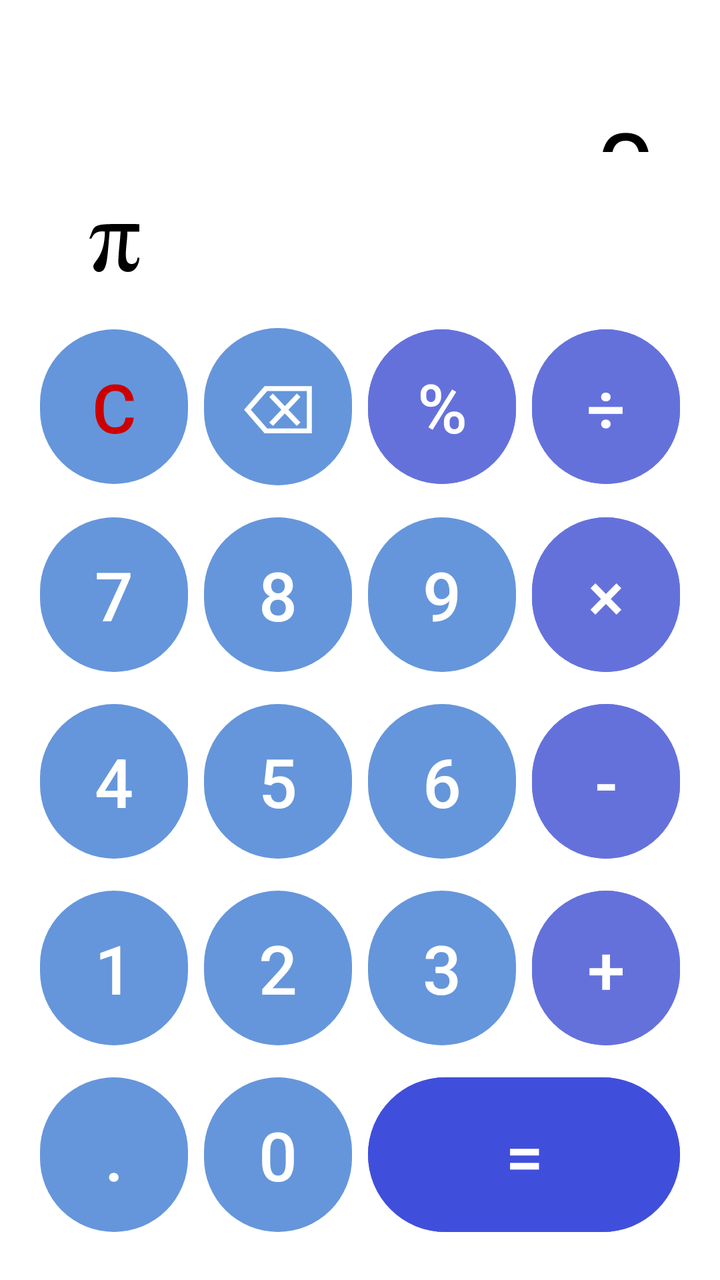
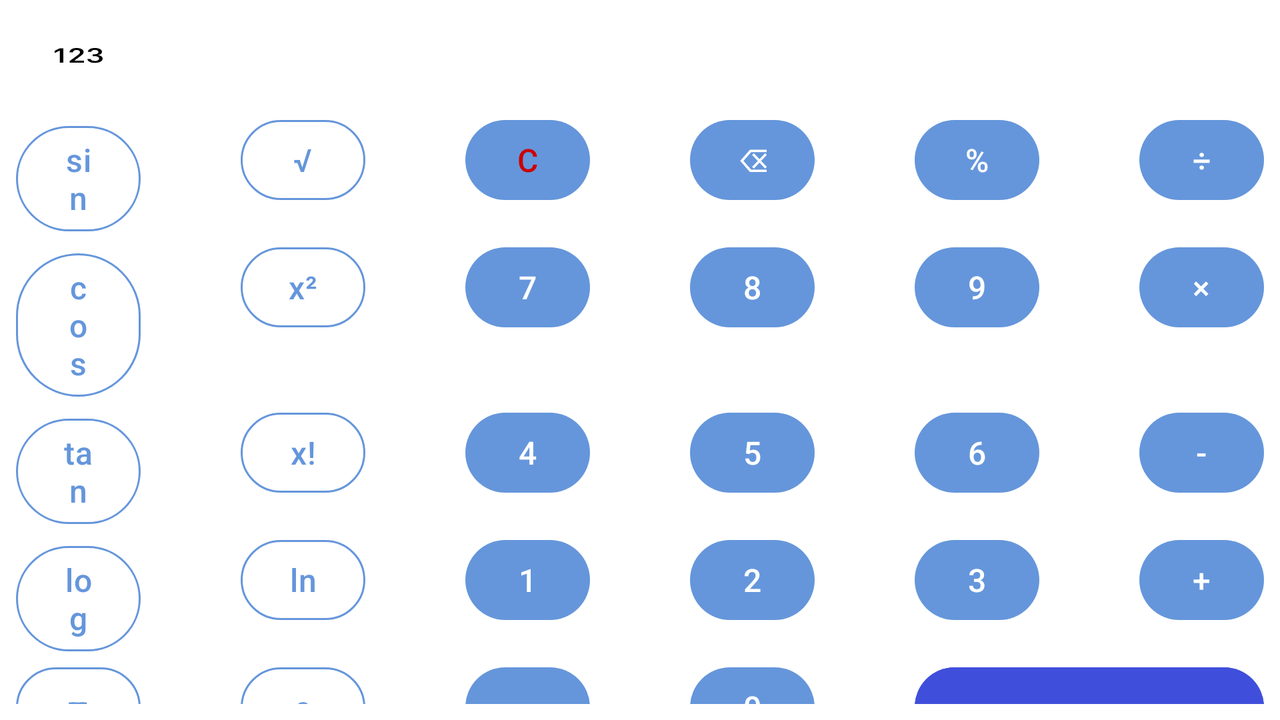

Two renders of one Android screen. The first uses the default layout on a phone; the second uses the alternative layout the repository ships for a different screen configuration, on a matching device. The two XML files are below.
<!-- AndroidManifest.xml: application theme Theme.Hub -->
<!-- res/layout/activity_calculator.xml -->
<?xml version="1.0" encoding="utf-8"?>
<androidx.constraintlayout.widget.ConstraintLayout xmlns:android="http://schemas.android.com/apk/res/android"
    xmlns:app="http://schemas.android.com/apk/res-auto"
    android:layout_width="match_parent"
    android:layout_height="match_parent"
    android:padding="16dp">

    
    <LinearLayout
        android:id="@+id/display"
        android:layout_width="match_parent"
        android:layout_height="0dp"
        android:gravity="end"
        android:orientation="vertical"
        android:padding="16dp"
        app:layout_constraintBottom_toTopOf="@id/grid_buttons"
        app:layout_constraintEnd_toEndOf="parent"
        app:layout_constraintStart_toStartOf="parent"
        app:layout_constraintTop_toTopOf="parent"
        app:layout_constraintVertical_weight="1">

        <TextView
            android:id="@+id/tv_display"
            android:layout_width="wrap_content"
            android:layout_height="wrap_content"
            android:layout_marginTop="16dp"
            android:text="0"
            android:textColor="@color/text_display"
            android:textSize="54sp" />


        <TextView
            android:id="@+id/tv_operation"
            android:layout_width="wrap_content"
            android:layout_height="wrap_content"
            android:padding="2dp"
            android:textColor="@color/text_operation"
            android:textSize="44sp"/>

    </LinearLayout>

    
    <GridLayout
        android:id="@+id/grid_buttons"
        android:layout_width="0dp"
        android:layout_height="wrap_content"
        android:alignmentMode="alignMargins"
        android:columnCount="4"
        android:rowCount="6"
        android:useDefaultMargins="true"
        app:layout_constraintBottom_toBottomOf="parent"
        app:layout_constraintEnd_toEndOf="parent"
        app:layout_constraintStart_toStartOf="parent">

        <ImageButton
            android:id="@+id/btn_toggle"
            android:layout_width="0dp"
            android:layout_columnWeight="1"
            android:padding="16dp"
            android:src="@drawable/ic_toggle"
            android:background="?android:attr/selectableItemBackgroundBorderless" />

        <Space
            android:layout_columnSpan="3"
            android:layout_columnWeight="3"
            android:layout_gravity="fill" />

        
        <Button
            android:id="@+id/btn_clear"
            android:layout_width="0dp"
            android:layout_columnWeight="1"
            android:padding="16dp"
            android:text="C"
            android:textColor="@android:color/holo_red_dark"
            android:textSize="34sp" />

        <Button
            android:id="@+id/btn_backspace"
            android:layout_width="0dp"
            android:layout_columnWeight="1"
            android:padding="16dp"
            android:text="⌫"
            android:textColor="@color/text_button"
            android:textSize="34sp" />

        <Button
            android:id="@+id/btn_percent"
            android:layout_width="0dp"
            android:layout_columnWeight="1"
            android:backgroundTint="@color/operation_color"
            android:padding="16dp"
            android:text="%"
            android:textColor="@color/text_button"
            android:textSize="34sp" />

        <Button
            android:id="@+id/btn_divide"
            android:layout_width="0dp"
            android:layout_columnWeight="1"
            android:backgroundTint="@color/operation_color"
            android:padding="16dp"
            android:text="÷"
            android:textColor="@color/text_button"
            android:textSize="34sp" />

        
        <Button
            android:id="@+id/btn7"
            android:layout_width="0dp"
            android:layout_columnWeight="1"
            android:padding="16dp"
            android:text="7"
            android:textColor="@color/text_button"
            android:textSize="34sp" />

        <Button
            android:id="@+id/btn8"
            android:layout_width="0dp"
            android:layout_columnWeight="1"
            android:padding="16dp"
            android:text="8"
            android:textColor="@color/text_button"
            android:textSize="34sp" />

        <Button
            android:id="@+id/btn9"
            android:layout_width="0dp"
            android:layout_columnWeight="1"
            android:padding="16dp"
            android:text="9"
            android:textColor="@color/text_button"
            android:textSize="34sp" />

        <Button
            android:id="@+id/btn_multiply"
            android:layout_width="0dp"
            android:layout_columnWeight="1"
            android:backgroundTint="@color/operation_color"
            android:padding="16dp"
            android:text="×"
            android:textColor="@color/text_button"
            android:textSize="34sp" />

        
        <Button
            android:id="@+id/btn4"
            android:layout_width="0dp"
            android:layout_columnWeight="1"
            android:padding="16dp"
            android:text="4"
            android:textColor="@color/text_button"
            android:textSize="34sp" />

        <Button
            android:id="@+id/btn5"
            android:layout_width="0dp"
            android:layout_columnWeight="1"
            android:padding="16dp"
            android:text="5"
            android:textColor="@color/text_button"
            android:textSize="34sp" />

        <Button
            android:id="@+id/btn6"
            android:layout_width="0dp"
            android:layout_columnWeight="1"
            android:padding="16dp"
            android:text="6"
            android:textColor="@color/text_button"
            android:textSize="34sp" />

        <Button
            android:id="@+id/btn_subtract"
            android:layout_width="0dp"
            android:layout_columnWeight="1"
            android:backgroundTint="@color/operation_color"
            android:padding="16dp"
            android:text="-"
            android:textColor="@color/text_button"
            android:textSize="34sp" />

        
        <Button
            android:id="@+id/btn1"
            android:layout_width="0dp"
            android:layout_columnWeight="1"
            android:padding="16dp"
            android:text="1"
            android:textColor="@color/text_button"
            android:textSize="34sp" />

        <Button
            android:id="@+id/btn2"
            android:layout_width="0dp"
            android:layout_columnWeight="1"
            android:padding="16dp"
            android:text="2"
            android:textColor="@color/text_button"
            android:textSize="34sp" />

        <Button
            android:id="@+id/btn3"
            android:layout_width="0dp"
            android:layout_columnWeight="1"
            android:padding="16dp"
            android:text="3"
            android:textColor="@color/text_button"
            android:textSize="34sp" />

        <Button
            android:id="@+id/btn_sum"
            android:layout_width="0dp"
            android:layout_columnWeight="1"
            android:backgroundTint="@color/operation_color"
            android:padding="16dp"
            android:text="+"
            android:textColor="@color/text_button"
            android:textSize="34sp" />

        

        <Button
            android:id="@+id/btn_dot"
            android:layout_width="0dp"
            android:layout_columnWeight="1"
            android:padding="16dp"
            android:text="."
            android:textColor="@color/text_button"
            android:textSize="34sp" />

        <Button
            android:id="@+id/btn0"
            android:layout_width="0dp"
            android:layout_columnWeight="1"
            android:padding="16dp"
            android:text="0"
            android:textColor="@color/text_button"
            android:textSize="34sp" />

        <Button
            android:id="@+id/btn_equals"
            android:layout_width="0dp"
            android:layout_columnWeight="2"
            android:layout_columnSpan="2"
            android:backgroundTint="@color/equal"
            android:padding="16dp"
            android:text="="
            android:textColor="@color/text_button"
            android:textSize="34sp" />
    </GridLayout>
</androidx.constraintlayout.widget.ConstraintLayout>
<!-- resources referenced by this layout -->
<resources>
  <color name="equal">#404FDB</color>
  <color name="operation_color">#6571DB</color>
  <color name="text_button">#FFFFFF</color>
  <color name="text_display">#000000</color>
  <color name="text_operation">#757575</color>
  <!-- drawable ic_toggle (drawable) -->
  <vector xmlns:android="http://schemas.android.com/apk/res/android" android:height="24dp" android:viewportHeight="494.37" android:viewportWidth="512" android:width="24.855877dp">
  
      <path android:fillColor="@color/toggle_color" android:fillType="nonZero" android:pathData="m0,150.27 l18.66,1.39C38,129.78 45.6,65.06 159.61,77.72 155.47,355.03 33.86,384.28 41.46,441.17c2.76,32.24 28.33,52.05 55.96,53.2 87.3,-2.99 83.38,-120.68 110.56,-417.34H320.6c-5.98,104.57 -22.34,209.13 -24.18,311.63 1.38,68.17 42.84,104.56 97.43,105.02 89.82,3 118.15,-101.8 118.15,-146.48h-19.35c-1.84,36.85 -19.57,63.34 -57.35,64.95 -102.95,1.38 -46.29,-181.03 -45.6,-333.74l122.3,0.7 -0.69,-78.08C2.98,-1.44 67.5,-11.4 0,150.27z"/>
  
  </vector>
  <style name="Theme.Hub" parent="Theme.Material3.DayNight.NoActionBar">
  
          
          <item name="colorPrimary">@color/blue_primary</item>
          <item name="colorOnPrimary">@color/white</item>
  
          
          <item name="android:colorBackground">@color/white</item>
          <item name="colorSurface">@color/gray_surface</item>
          <item name="colorOnSurface">@color/black</item>
  
          
          <item name="materialButtonOutlinedStyle">@style/Widget.App.Button.Outlined</item>
      </style>
  <color name="toggle_color">#000000</color>
  <color name="blue_primary">#6596DB</color>
  <color name="white">#FFFFFF</color>
  <color name="gray_surface">#F5F5F5</color>
  <color name="black">#000000</color>
  <style name="Widget.App.Button.Outlined" parent="Widget.Material3.Button.OutlinedButton">
          <item name="strokeColor">@color/blue_primary</item>
          <item name="android:textColor">@color/blue_primary</item>
      </style>
</resources>
<!-- res/layout-land/activity_calculator.xml (the repository's variant of the layout above) -->
<!-- drawn on the phone turned sideways -->
<?xml version="1.0" encoding="utf-8"?>
<androidx.constraintlayout.widget.ConstraintLayout
    xmlns:android="http://schemas.android.com/apk/res/android"
    xmlns:app="http://schemas.android.com/apk/res-auto"
    android:layout_width="match_parent"
    android:layout_height="match_parent"
    android:padding="8dp">

    <LinearLayout
        android:id="@+id/display"
        android:layout_width="match_parent"
        android:layout_height="0dp"
        android:gravity="end|center_vertical"
        android:orientation="vertical"
        android:padding="0dp"
        app:layout_constraintBottom_toTopOf="@id/grid_buttons"
        app:layout_constraintEnd_toEndOf="parent"
        app:layout_constraintStart_toStartOf="parent"
        app:layout_constraintTop_toTopOf="parent"
        app:layout_constraintVertical_weight="1">

        <TextView
            android:id="@+id/tv_display"
            android:layout_width="wrap_content"
            android:layout_height="wrap_content"
            android:text="0"
            android:textColor="@android:color/black"
            android:textSize="34sp" />

        <TextView
            android:id="@+id/tv_operation"
            android:layout_width="wrap_content"
            android:layout_height="wrap_content"
            android:layout_marginBottom="10dp"
            android:padding="2dp"
            android:textColor="@android:color/darker_gray"
            android:textSize="20sp" />
    </LinearLayout>

    <GridLayout
        android:id="@+id/grid_buttons"
        android:layout_width="0dp"
        android:layout_height="wrap_content"
        android:alignmentMode="alignMargins"
        android:columnCount="6"
        android:rowCount="6"
        android:useDefaultMargins="false"
        app:layout_constraintBottom_toBottomOf="parent"
        app:layout_constraintEnd_toEndOf="parent"
        app:layout_constraintStart_toStartOf="parent">

        <ImageButton
            android:id="@+id/btn_toggle"
            style="?attr/materialButtonOutlinedStyle"
            android:layout_width="0dp"
            android:layout_columnWeight="1"
            android:layout_marginEnd="50dp"
            android:src="@drawable/ic_toggle"
            android:background="?android:attr/selectableItemBackgroundBorderless" />

        <Space
            android:layout_columnSpan="5"
            android:layout_columnWeight="5"
            android:layout_gravity="fill" />

        
        <Button
            android:id="@+id/btn_sin"
            style="?attr/materialButtonOutlinedStyle"
            android:layout_width="0dp"
            android:layout_columnWeight="1"
            android:layout_marginEnd="50dp"
            android:text="@string/sin"
            android:textSize="16sp" />

        <Button
            android:id="@+id/btn_sqrroot"
            style="?attr/materialButtonOutlinedStyle"
            android:layout_width="0dp"
            android:layout_columnWeight="1"
            android:layout_marginEnd="50dp"
            android:text="√"
            android:textSize="16sp" />

        <Button
            android:id="@+id/btn_clear"
            android:layout_width="0dp"
            android:layout_columnWeight="1"
            android:layout_marginEnd="50dp"
            android:textColor="@android:color/holo_red_dark"
            android:text="C"
            android:textSize="16sp" />

        <Button
            android:id="@+id/btn_backspace"
            android:layout_width="0dp"
            android:layout_columnWeight="1"
            android:layout_marginEnd="50dp"
            android:text="⌫"
            android:textSize="16sp" />
        <Button
            android:id="@+id/btn_percent"
            android:layout_width="0dp"
            android:layout_columnWeight="1"
            android:layout_marginEnd="50dp"
            android:text="%"
            android:textSize="16sp" />

        <Button
            android:id="@+id/btn_divide"
            android:layout_width="0dp"
            android:layout_columnWeight="1"
            android:text="÷"
            android:textSize="16sp" />

        
        <Button
            android:id="@+id/btn_cos"
            style="?attr/materialButtonOutlinedStyle"
            android:layout_width="0dp"
            android:layout_columnWeight="1"
            android:layout_marginEnd="50dp"
            android:text="cos"
            android:textSize="16sp" />

        <Button
            android:id="@+id/btn_pow"
            style="?attr/materialButtonOutlinedStyle"
            android:layout_width="0dp"
            android:layout_columnWeight="1"
            android:layout_marginEnd="50dp"
            android:text="x²"
            android:textSize="16sp" />

        <Button
            android:id="@+id/btn7"
            android:layout_width="0dp"
            android:layout_columnWeight="1"
            android:layout_marginEnd="50dp"
            android:text="7"
            android:textSize="16sp" />

        <Button
            android:id="@+id/btn8"
            android:layout_width="0dp"
            android:layout_columnWeight="1"
            android:layout_marginEnd="50dp"
            android:text="8"
            android:textSize="16sp" />

        <Button
            android:id="@+id/btn9"
            android:layout_width="0dp"
            android:layout_columnWeight="1"
            android:layout_marginEnd="50dp"
            android:text="9"
            android:textSize="16sp" />

        <Button
            android:id="@+id/btn_multiply"
            android:layout_width="0dp"
            android:layout_columnWeight="1"
            android:text="×"
            android:textSize="16sp" />

        
        <Button
            android:id="@+id/btn_tan"
            style="?attr/materialButtonOutlinedStyle"
            android:layout_width="0dp"
            android:layout_columnWeight="1"
            android:layout_marginEnd="50dp"
            android:text="tan"
            android:textSize="16sp" />

        <Button
            android:id="@+id/btn_fac"
            style="?attr/materialButtonOutlinedStyle"
            android:layout_width="0dp"
            android:layout_columnWeight="1"
            android:layout_marginEnd="50dp"
            android:text="x!"
            android:textSize="16sp" />

        <Button
            android:id="@+id/btn4"
            android:layout_width="0dp"
            android:layout_columnWeight="1"
            android:layout_marginEnd="50dp"
            android:text="4"
            android:textSize="16sp" />

        <Button
            android:id="@+id/btn5"
            android:layout_width="0dp"
            android:layout_columnWeight="1"
            android:layout_marginEnd="50dp"
            android:text="5"
            android:textSize="16sp" />

        <Button
            android:id="@+id/btn6"
            android:layout_width="0dp"
            android:layout_columnWeight="1"
            android:layout_marginEnd="50dp"
            android:text="6"
            android:textSize="16sp" />

        <Button
            android:id="@+id/btn_subtract"
            android:layout_width="0dp"
            android:layout_columnWeight="1"
            android:text="-"
            android:textSize="16sp" />

        
        <Button
            android:id="@+id/btn_log"
            style="?attr/materialButtonOutlinedStyle"
            android:layout_width="0dp"
            android:layout_columnWeight="1"
            android:layout_marginEnd="50dp"
            android:text="log"
            android:textSize="16sp" />

        <Button
            android:id="@+id/btn_ln"
            style="?attr/materialButtonOutlinedStyle"
            android:layout_width="0dp"
            android:layout_columnWeight="1"
            android:layout_marginEnd="50dp"
            android:text="ln"
            android:textSize="16sp" />

        <Button
            android:id="@+id/btn1"
            android:layout_width="0dp"
            android:layout_columnWeight="1"
            android:layout_marginEnd="50dp"
            android:text="1"
            android:textSize="16sp" />

        <Button
            android:id="@+id/btn2"
            android:layout_width="0dp"
            android:layout_columnWeight="1"
            android:layout_marginEnd="50dp"
            android:text="2"
            android:textSize="16sp" />

        <Button
            android:id="@+id/btn3"
            android:layout_width="0dp"
            android:layout_columnWeight="1"
            android:layout_marginEnd="50dp"
            android:text="3"
            android:textSize="16sp" />

        <Button
            android:id="@+id/btn_sum"
            android:layout_width="0dp"
            android:layout_columnWeight="1"
            android:text="+"
            android:textSize="16sp" />

        
        <Button
            android:id="@+id/btn_pi"
            style="?attr/materialButtonOutlinedStyle"
            android:layout_width="0dp"
            android:layout_columnWeight="1"
            android:layout_marginEnd="50dp"
            android:text="π"
            android:textSize="16sp" />

        <Button
            android:id="@+id/btn_euler"
            style="?attr/materialButtonOutlinedStyle"
            android:layout_width="0dp"
            android:layout_columnWeight="1"
            android:layout_marginEnd="50dp"
            android:text="e"
            android:textSize="16sp" />

        <Button
            android:id="@+id/btn_dot"
            android:layout_width="0dp"
            android:layout_columnWeight="1"
            android:layout_marginEnd="50dp"
            android:text="."
            android:textSize="16sp" />

        <Button
            android:id="@+id/btn0"
            android:layout_width="0dp"
            android:layout_columnWeight="1"
            android:layout_marginEnd="50dp"
            android:text="0"
            android:textSize="16sp" />

        <Button
            android:id="@+id/btn_equals"
            android:layout_width="0dp"
            android:layout_columnWeight="2"
            android:layout_columnSpan="2"
            android:backgroundTint="@color/equal"
            android:text="="
            android:textSize="16sp" />

    </GridLayout>
</androidx.constraintlayout.widget.ConstraintLayout>
<!-- resources referenced by the variant -->
<!-- as the phone turned sideways resolves them -->
<resources>
  <color name="equal">#404FDB</color>
  <!-- drawable ic_toggle (drawable) -->
  <vector xmlns:android="http://schemas.android.com/apk/res/android" android:height="24dp" android:viewportHeight="494.37" android:viewportWidth="512" android:width="24.855877dp">
  
      <path android:fillColor="@color/toggle_color" android:fillType="nonZero" android:pathData="m0,150.27 l18.66,1.39C38,129.78 45.6,65.06 159.61,77.72 155.47,355.03 33.86,384.28 41.46,441.17c2.76,32.24 28.33,52.05 55.96,53.2 87.3,-2.99 83.38,-120.68 110.56,-417.34H320.6c-5.98,104.57 -22.34,209.13 -24.18,311.63 1.38,68.17 42.84,104.56 97.43,105.02 89.82,3 118.15,-101.8 118.15,-146.48h-19.35c-1.84,36.85 -19.57,63.34 -57.35,64.95 -102.95,1.38 -46.29,-181.03 -45.6,-333.74l122.3,0.7 -0.69,-78.08C2.98,-1.44 67.5,-11.4 0,150.27z"/>
  
  </vector>
  <string name="sin">sin</string>
  <style name="Theme.Hub" parent="Theme.Material3.DayNight.NoActionBar">
  
          
          <item name="colorPrimary">@color/blue_primary</item>
          <item name="colorOnPrimary">@color/white</item>
  
          
          <item name="android:colorBackground">@color/white</item>
          <item name="colorSurface">@color/gray_surface</item>
          <item name="colorOnSurface">@color/black</item>
  
          
          <item name="materialButtonOutlinedStyle">@style/Widget.App.Button.Outlined</item>
      </style>
  <color name="toggle_color">#000000</color>
  <color name="blue_primary">#6596DB</color>
  <color name="white">#FFFFFF</color>
  <color name="gray_surface">#F5F5F5</color>
  <color name="black">#000000</color>
  <style name="Widget.App.Button.Outlined" parent="Widget.Material3.Button.OutlinedButton">
          <item name="strokeColor">@color/blue_primary</item>
          <item name="android:textColor">@color/blue_primary</item>
      </style>
</resources>
